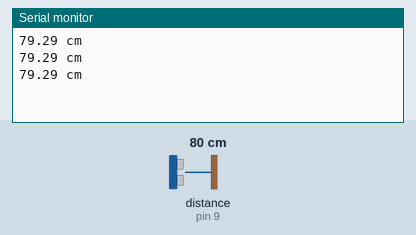
Simulated run of this sketch. Board: Arduino Uno, built with avr-gcc and run on an emulated ATmega328P. Parts: the last lines printed to the serial monitor. Wiring (inferred from the names in the program): ultrasonic range finder: trigger pin 8; echo pin 9. The inputs (shaded band) are chosen by the test bench; at power-on: distance to the obstacle (sensor on pin 9) 80 cm. The echo pulse lasts 58.3 µs per cm.

Above: at 1.3 s.
1.4 s: distance to the obstacle (sensor on pin 9) set to 2 cm
At 1.9 s:
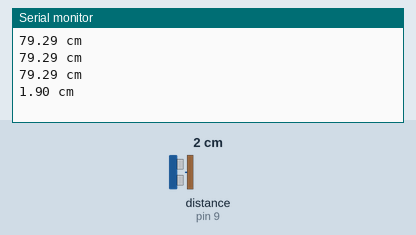
2.9 s: distance to the obstacle (sensor on pin 9) set to 4 cm
At 3.4 s:
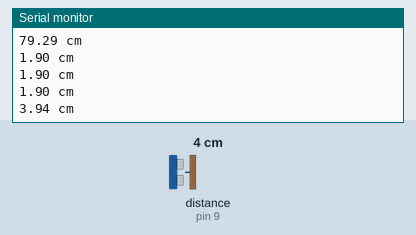
Timing chart, 0 to 5.9 s (numbered marks = the images above; inputs shaded):
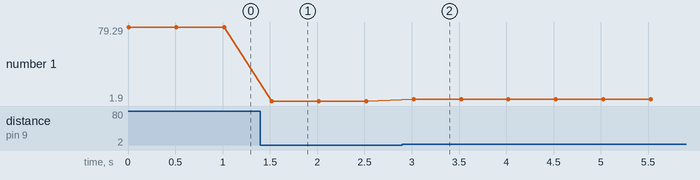

Measured:
- after the input at 1.4 s, the serial monitor: prints a new line after 0.12 s (image 1)
- after the input at 2.9 s, the serial monitor: prints a new line after 0.12 s (image 2)
- plotted number 1: 79.29 → 1.9 after the input at 1.4 s, 1.9 → 3.94 after the input at 2.9 s

The sketch:

codigo_sem_libs.ino
```cpp
#define us_pin_trigger 8
#define us_pin_echo 9

void setup()
{
	Serial.begin(9600);
}

void loop()
{
	Serial.print(us_distance(us_pin_trigger, us_pin_echo, 20000UL));
	Serial.println(" cm");
  delay(500);
}

float us_distance(uint8_t pin_trigger, uint8_t pin_echo, unsigned long timeout)
{
	pinMode(pin_trigger, OUTPUT);
	digitalWrite(pin_trigger, HIGH);
	delayMicroseconds(10);
	digitalWrite(pin_trigger, LOW);

	unsigned long prev_time = micros();
	while(!(digitalRead(pin_echo)) && (micros() - prev_time) < timeout);
	prev_time = micros();
	while((digitalRead(pin_echo)) && (micros() - prev_time) < timeout);

	return (micros() - prev_time) * 0.034 / 2;
}
```
